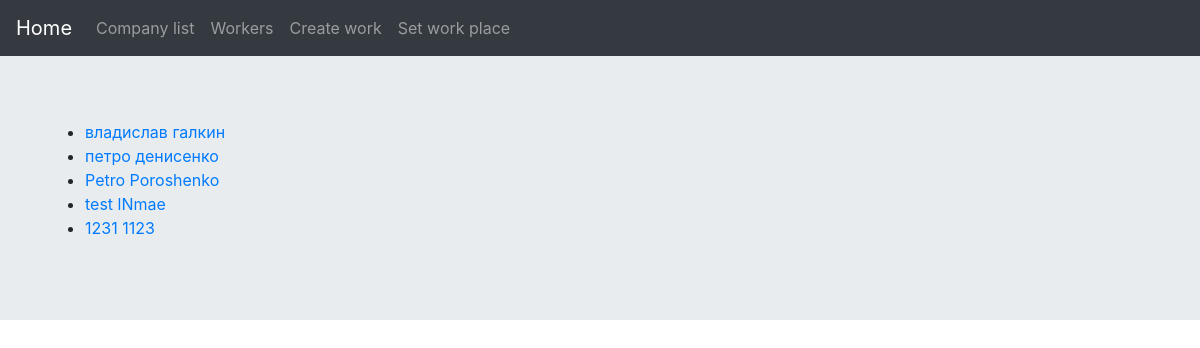
The app's page /works/workers/, older data.
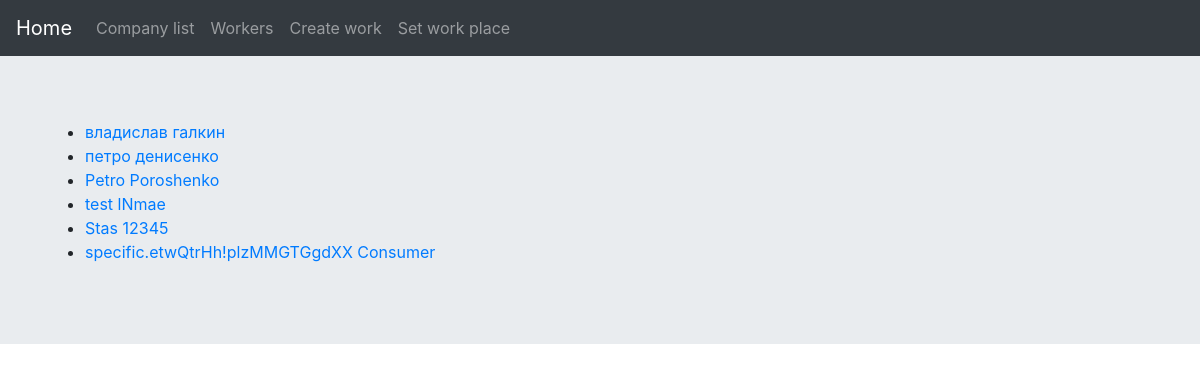
The same page, newer data.
### works/models.py (models this page shows, shortened)
class Worker(models.Model):
    first_name = models.CharField(max_length=50)
    last_name = models.CharField(max_length=50)

### works/views.py (the view)
# urls.py: path('workers/', views.info_workers, name='info_workers'),
def info_workers(request):
    workers = Worker.objects.order_by('id')[:10]
    return render(request, 'works/list_workers.html', {'workers': workers})

### works/templates/works/list_workers.html (shortened to what this page needs)
{% extends 'works/base.html' %}
{% block content %}
<div class="jumbotron jumbotron-fluid">
    <div class="container ">
        <ul>
            {% for worker in workers %}
                <li>
                    <a href="{{worker.id}}">{{worker.first_name}} {{worker.last_name}}</a>
                </li>
            {% endfor %}
        </ul>
    </div>
</div>
{% endblock %}

Row changes from the older to the newer data that the page shows:
changed Worker: first_name "1231" → "Stas"; last_name "1123" → "12345"
added Worker: first_name "specific.etwQtrHh!plzMMGTGgdXX", last_name "Consumer"
